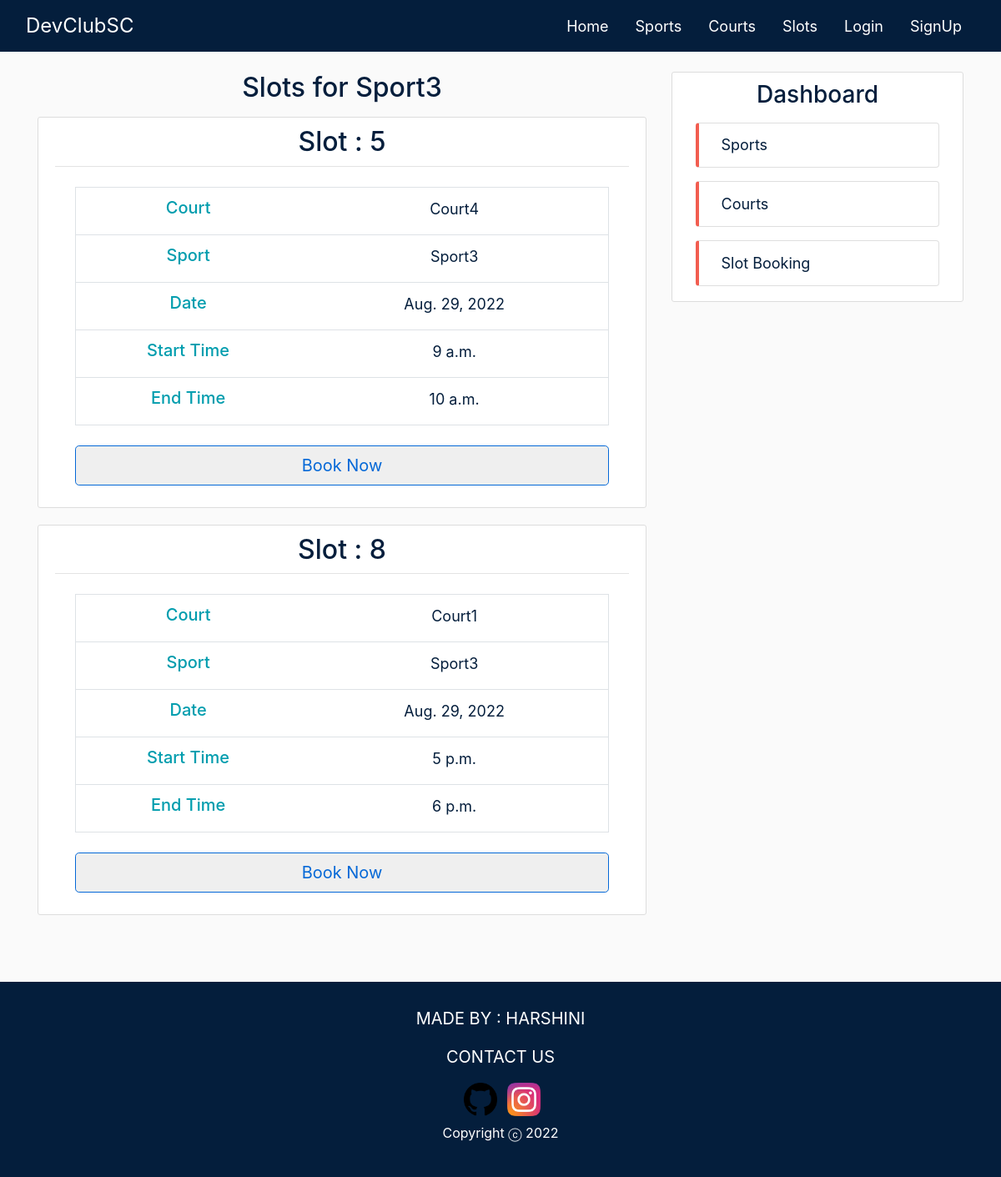
/sports/Sport3/, run on the app's committed database.
### sports/models.py (models this page shows, shortened)
class Sport(models.Model):
    name = models.CharField(max_length=100)
    courts = models.ManyToManyField(Court, blank=True)

class Slot(models.Model):
    sport = models.ForeignKey(Sport, on_delete=models.CASCADE, default='')
    court = models.ForeignKey(Court, on_delete=models.CASCADE, default='')
    date = models.DateField()
    start_time = models.TimeField()
    end_time = models.TimeField()

### courts/models.py (models this page shows, shortened)
class Court(models.Model):
    name = models.CharField(max_length=100)
    capacity = models.IntegerField()

### sports/views.py (the view)
# urls.py: path('sports/<str:name>/', SportSlotListView.as_view(), name='sport-slots'),
class SportSlotListView(ListView):
    model = Slot
    template_name = 'sports/sport_slots.html'
    context_object_name = 'slots'
    extra_context = {'staffs': Staff.objects.all()}
    def get_queryset(self):
        sport = get_object_or_404(Sport, name=self.kwargs.get('name'))
        return Slot.objects.filter(sport=sport).order_by('-date')

### sports/templates/sports/sport_slots.html (shortened to what this page needs)
{% extends 'sports/base.html' %}
{% block content %}
    <h2 class="article-title sport-detail-title centre-text mb-3">Slots for {{ view.kwargs.name }}</h2>
{% for slot in slots %}
    <article class="media content-section">
        <div class="media-body">
            <div class="article-metadata">
                <h2 class="article-title sport-detail-title">Slot : {{slot.id}}</h2>
            </div>
        <div class=" mx-4 my-4">
            <table class="table table-hover border rounded">
                <tbody>
                <tr>
                    <th scope="row" class='centre-text'><h5 class="centre-text side-header mb-2">Court</h5></th>
                    <td class='centre-text px-4'>
                        <a class="small-text small-a" href="{% url 'courts-detail' slot.court.id %}">{{ slot.court.name }}</a>
                    </td>
                </tr>
                <tr>
                    <th scope="row" class='centre-text'><h5 class="centre-text side-header mb-2">Sport</h5></th>
                    <td class='centre-text px-4'>
                        <a class="small-text small-a" href="{% url 'sports-detail' slot.sport.id %}">{{ slot.sport.name }}</a>
                    </td>
                </tr>
                <tr>
                    <th scope="row" class='centre-text'><h5 class="centre-text side-header mb-2">Date</h5></th>
                    <td class='centre-text px-4'>
                        <a class="small-text small-a" href="#">{{ slot.date }}</a>
                    </td>
                </tr>
                <tr>
                    <th scope="row" class='centre-text'><h5 class="centre-text side-header mb-2">Start Time</h5></th>
                    <td class='centre-text px-4'>
                        <a class="small-text small-a" href="#">{{ slot.start_time }}</a>
                    </td>
                </tr>
                <tr>
                    <th scope="row" class='centre-text'><h5 class="centre-text side-header mb-2">End Time</h5></th>
                    <td class='centre-text px-4'>
                        <a class="small-text small-a" href="#">{{ slot.end_time }}</a>
                    </td>
                </tr>
                </tbody>
            </table>
        </div>
            <div class="px-4">
                <form action="{%url 'add_slot' slot.id %}" method="POST">
                    <button type="submit" class="btn btn-outline btn-block btn-lg mt-1 mb-3">Book Now</button>
                </form>
            </div>
        </div>
    </article>
{% endfor %}
{% endblock content %}

### sports/static/sports/main.css (style rules this page uses)
body { background: #fafafa; color: #444444; padding-top: 62px; }
h1, h2, h3, h4, h5, h6 { color: #444444; }
.content-section { background: #ffffff; padding: 10px 20px; border: 1px solid #dddddd; border-radius: 3px; margin-bottom: 20px; }
.article-title { color: #041e3c; }
.article-metadata { padding-bottom: 1px; margin-bottom: 4px; border-bottom: 1px solid #e3e3e3; text-align: center; }
.btn { color:#0468d7 !important; border-color: #0468d7; }
.centre-text { text-align: center; }
.sport-detail-title { color: #041e3c; }
.side-header { color: #009DAE; }
.small-text { font-size: 18px; color: #041e3c; }

### data on the page
Sport: kwargs.name "Sport3"
Slot: id "5", court.name "Court4", sport.name "Sport3", date "Aug. 29, 2022", start_time "9 a.m.", end_time "10 a.m."
Slot: id "8", court.name "Court1", sport.name "Sport3", date "Aug. 29, 2022", start_time "5 p.m.", end_time "6 p.m."
